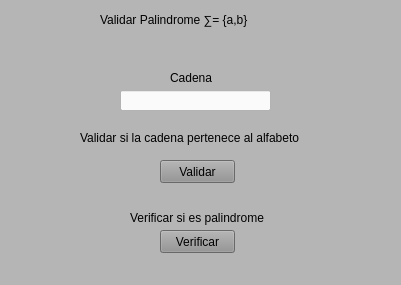
<?xml version="1.0" encoding="UTF-8"?>
<ui version="4.0">
 <class>MainWindow</class>
 <widget class="QMainWindow" name="MainWindow">
  <property name="geometry">
   <rect>
    <x>0</x>
    <y>0</y>
    <width>401</width>
    <height>285</height>
   </rect>
  </property>
  <property name="windowTitle">
   <string>MainWindow</string>
  </property>
  <property name="styleSheet">
   <string notr="true">background-color: rgb(181, 181, 181);
border-color: rgb(98, 98, 98);</string>
  </property>
  <widget class="QWidget" name="centralwidget">
   <widget class="QLabel" name="label">
    <property name="geometry">
     <rect>
      <x>100</x>
      <y>10</y>
      <width>211</width>
      <height>20</height>
     </rect>
    </property>
    <property name="styleSheet">
     <string notr="true">font: 75 12pt &quot;MS Shell Dlg 2&quot;;</string>
    </property>
    <property name="text">
     <string>Validar Palindrome ∑= {a,b}</string>
    </property>
   </widget>
   <widget class="QLineEdit" name="Cadena">
    <property name="geometry">
     <rect>
      <x>120</x>
      <y>90</y>
      <width>151</width>
      <height>21</height>
     </rect>
    </property>
    <property name="styleSheet">
     <string notr="true">background-color: rgb(250, 250, 250);</string>
    </property>
   </widget>
   <widget class="QLabel" name="label_2">
    <property name="geometry">
     <rect>
      <x>170</x>
      <y>70</y>
      <width>61</width>
      <height>16</height>
     </rect>
    </property>
    <property name="styleSheet">
     <string notr="true">font: 75 10pt &quot;MS Shell Dlg 2&quot;;</string>
    </property>
    <property name="text">
     <string>Cadena</string>
    </property>
   </widget>
   <widget class="QPushButton" name="Validar_alfabeto">
    <property name="geometry">
     <rect>
      <x>160</x>
      <y>160</y>
      <width>75</width>
      <height>23</height>
     </rect>
    </property>
    <property name="styleSheet">
     <string notr="true">background-color: rgb(147, 147, 147);</string>
    </property>
    <property name="text">
     <string>Validar</string>
    </property>
   </widget>
   <widget class="QLabel" name="label_3">
    <property name="geometry">
     <rect>
      <x>80</x>
      <y>130</y>
      <width>231</width>
      <height>16</height>
     </rect>
    </property>
    <property name="styleSheet">
     <string notr="true">font: 75 9pt &quot;MS Shell Dlg 2&quot;;</string>
    </property>
    <property name="text">
     <string>Validar si la cadena pertenece al alfabeto</string>
    </property>
   </widget>
   <widget class="QLabel" name="label_4">
    <property name="geometry">
     <rect>
      <x>130</x>
      <y>210</y>
      <width>141</width>
      <height>16</height>
     </rect>
    </property>
    <property name="styleSheet">
     <string notr="true">font: 75 9pt &quot;MS Shell Dlg 2&quot;;</string>
    </property>
    <property name="text">
     <string>Verificar si es palindrome</string>
    </property>
   </widget>
   <widget class="QPushButton" name="Verifica_Palindrome">
    <property name="geometry">
     <rect>
      <x>160</x>
      <y>230</y>
      <width>75</width>
      <height>23</height>
     </rect>
    </property>
    <property name="styleSheet">
     <string notr="true">background-color: rgb(147, 147, 147);</string>
    </property>
    <property name="text">
     <string>Verificar</string>
    </property>
   </widget>
  </widget>
  <widget class="QStatusBar" name="statusbar"/>
 </widget>
 <resources/>
 <connections/>
</ui>
